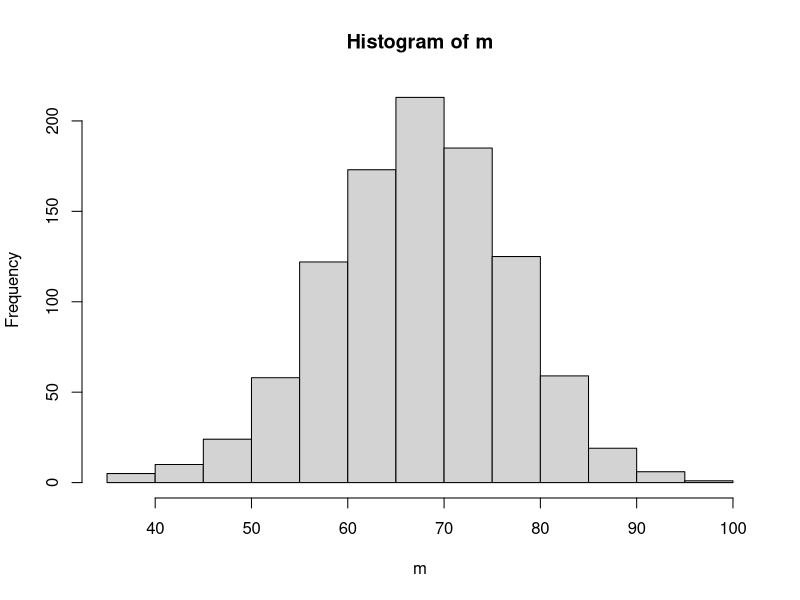
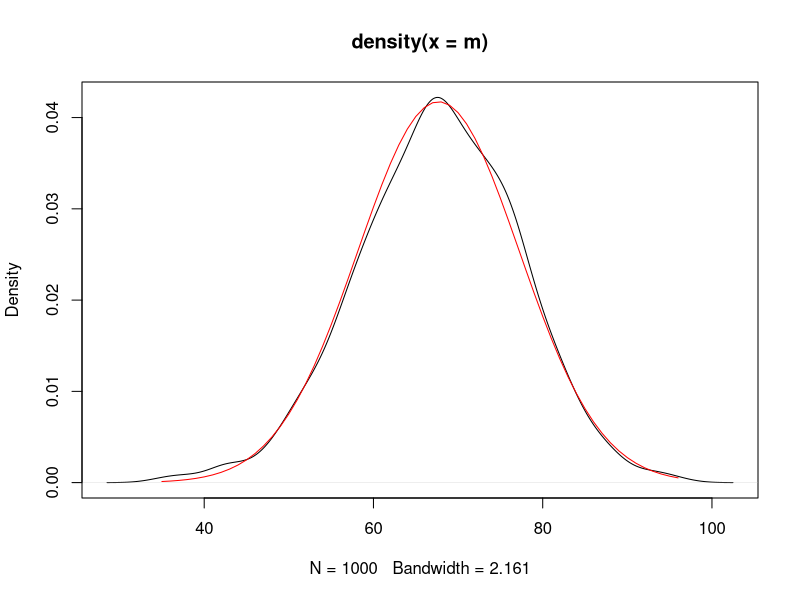
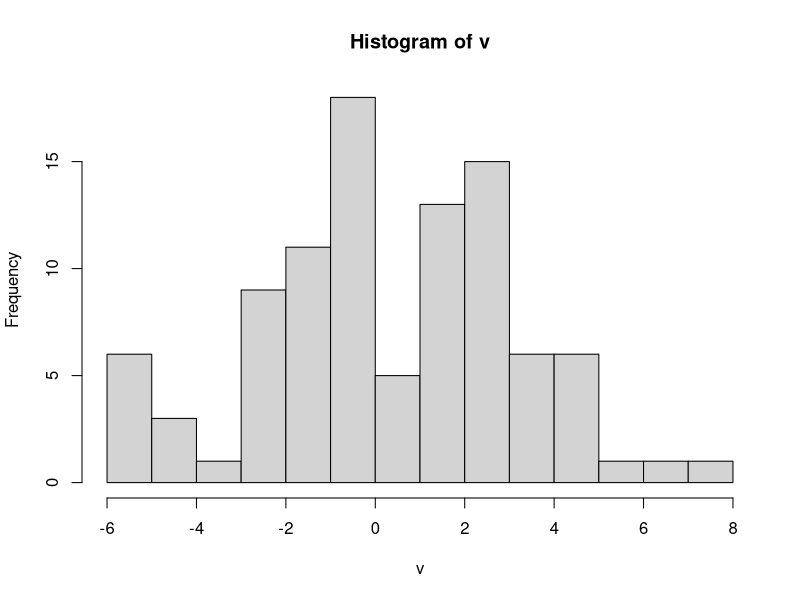
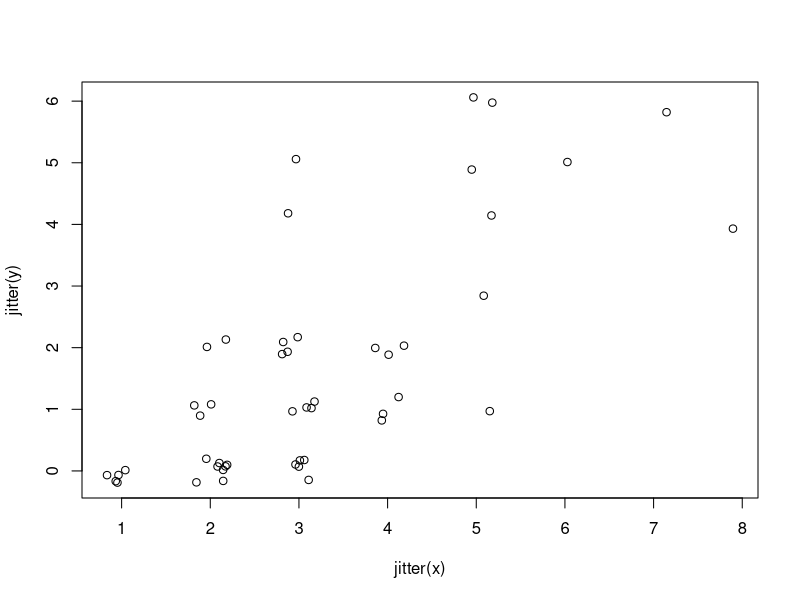
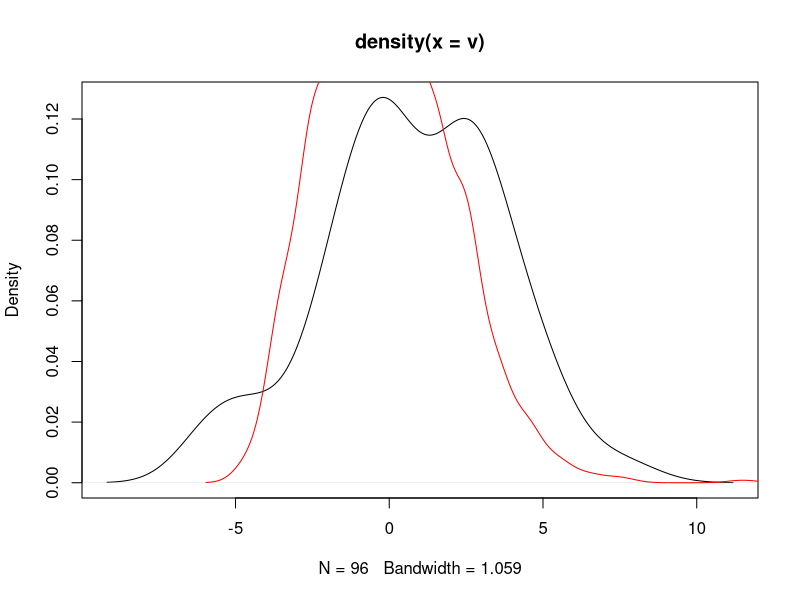
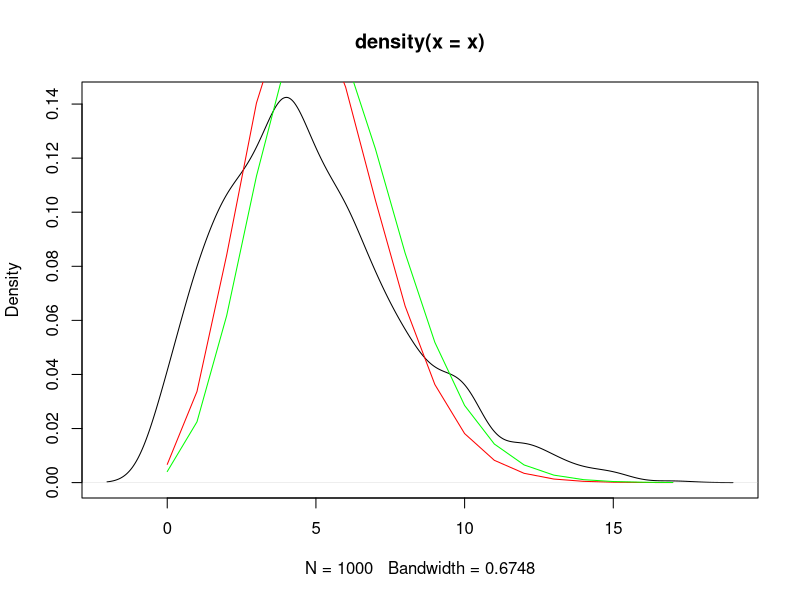

These figures' R source, in order: (Note: this script raises an error after producing the figures.)

### Coupled / Recursive Poisson Processes

# some basic experiments in Probabilities;


######################

rpois.heavy = function(n, lambda, rm.zero=FALSE) {
	# heavy-tailed pseudo-Poisson distribution
	x = rpois(n, lambda)
	if(rm.zero) x = x[x != 0];
	y = sapply(x, function(n) rpois(1, n))
	invisible(y);
}
rpois.cor = function(n, lambda, dL, scale.by=0, rm.zero=TRUE) {
	# correlated pseudo-Poisson processes
	x = rpois(n, lambda1)
	if(rm.zero) x = x[x != 0];
	x1 = x - dL; x1[x1 < 0] = 0;
	if(scale.by != 0) {
		isGr = (x > lambda); isLs = (x < lambda);
		x1[isGr] = x1[isGr] - scale.by;
		x1[isLs] = x1[isLs] + scale.by;
		x1[x1 < 0] = 0;
	}
	y = sapply(x1, function(n) rpois(1, n));
	invisible(list(x=x, y=y));
}
simulate = function(n, FUN, FUN2, iter=100, ...) {
	# FUN = generator function;
	m = numeric(iter);
	for(id in seq(iter)) {
		r = FUN(n, ...);
		m[id] = FUN2(r);
	}
	return(m)
}
sum.rpois.cor = function(l) {
	sum(l$x, -l$y);
}

###########

### Example
dL = 1.5
lambda1 = 3

n = 50

### Simulation
# Central Limit Theorem: holds;
iter = 1000
m = simulate(n, rpois.cor, sum.rpois.cor, iter=iter, lambda=lambda1, dL=dL)

mean(m); sd(m);
hist(m, breaks=20)

plot(density(m))
gs.seq = seq(min(m), max(m))
y = dnorm(gs.seq, mean(m), sd(m));
lines(gs.seq, y, col="red")

############

############
### Test ###

scale.by = 0
r = rpois.cor(n, lambda1, dL=dL, scale.by=scale.by)
x = r$x; y = r$y;

### Analysis
length(x); mean(x); table(x); table(y)
table(y <= x)
table(y - x)

v = c(x, -y)
hist(v, breaks=12)
sum(v) / n; cor(x, y);
plot(jitter(x), jitter(y))

### Heavy-tailed (negative) Poisson
x = rpois(1000, lambda1*2 - dL) -  lambda1 - dL
plot(density(v))
lines(density(x), col="red")

###
n = 1000
lambda = 5
x = rpois.heavy(n, lambda)
mean(x)

plot(density(x))
gs.seq = seq(min(x), max(x))
y1 = dpois(gs.seq, lambda);
y2 = dpois(gs.seq, lambda + 0.5);
lines(gs.seq, y1, col="red")
lines(gs.seq, y2, col="green")

### Heatmap
cor(x, y)
tbl = table(x, y)
heatmap(tbl, Rowv=NA, Colv=NA)


######################
######################

### TODO

lambda2 = lambda1 - dL

nx = rpois(n, lambda1)
ny = rpois(n, lambda2)

x = sapply(nx, function(n) rpois(n, n))
y = sapply(ny, function(n) rpois(n, n))

table(sapply(x, length))
table(sapply(y, length))

v = c(unlist(x), -unlist(y))
hist(v)
sum(v)


isMiss = sapply(x, function(x) length(x) == 0)
table(unlist(y[isMiss]))
tmp = x[isMiss]
x[isMiss] = y[isMiss]
y[isMiss] = tmp;
v = c(unlist(x), -unlist(y))
hist(v)
sum(v)

